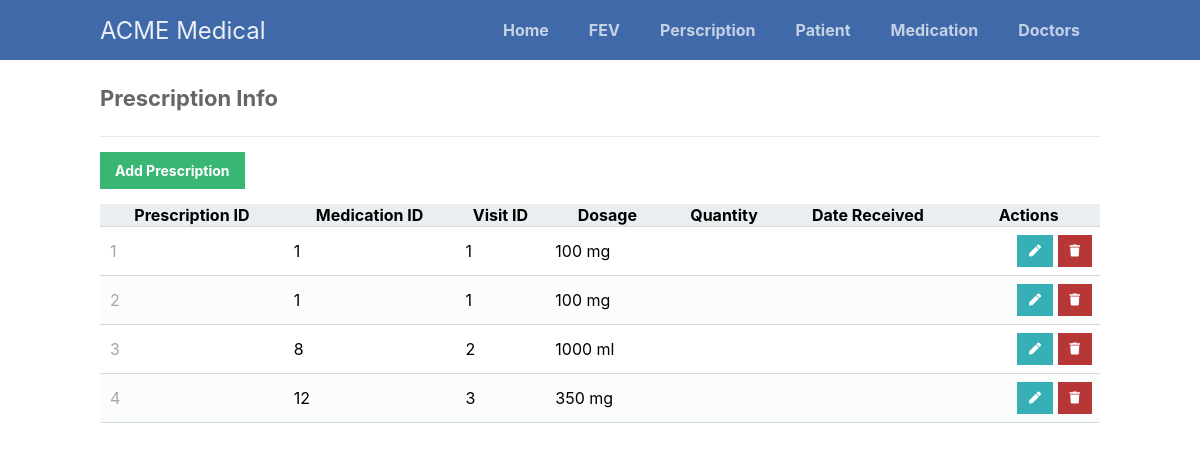
Before: /scripts/prescription/prescription-portal.php with the older database file.
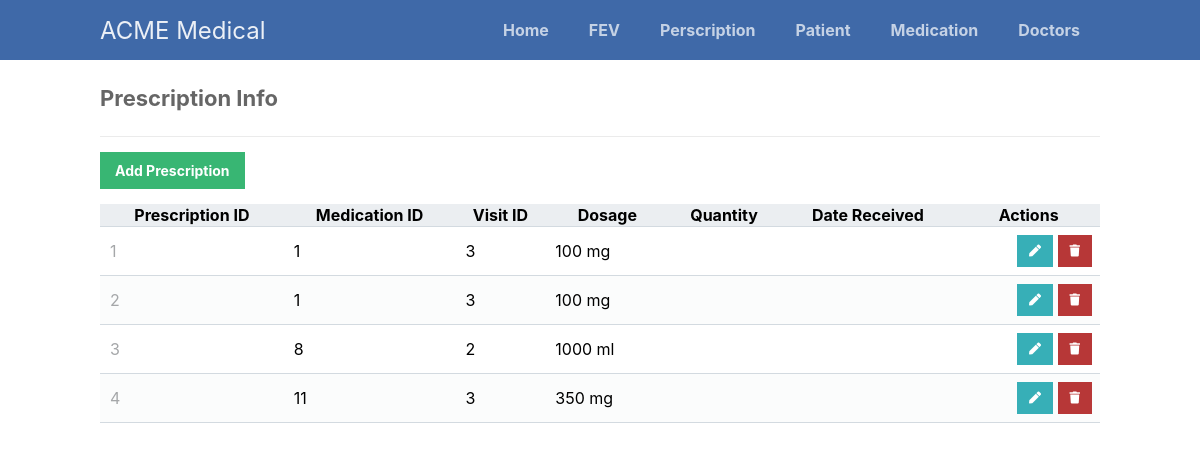
After: the same page with the newer database file.
### tables this page shows
CREATE TABLE Prescriptions (
  PrescriptionID INT AUTO_INCREMENT PRIMARY KEY,
  MedID INT,
  VisitID INT,
  Dosage VARCHAR(255),
  Quantity VARCHAR(255),
  DateReceived DATE,
  FOREIGN KEY (MedID) REFERENCES Medications(MedID) ON DELETE CASCADE,
  FOREIGN KEY (VisitID) REFERENCES Visits(VisitID) ON DELETE CASCADE
);

### scripts/prescription/prescription-portal.php (the view, shortened to what this page needs)
<?php
@include_once (APP_ROOT.APP_FOLDER_NAME . '/scripts/functions.php');
$pdo = pdo_connect_mysql();
$page = isset($_GET['page']) && is_numeric($_GET['page']) ? (int)$_GET['page'] : 1;
$records_per_page = 5;
$stmt = $pdo->prepare('SELECT * FROM Prescriptions ORDER BY PrescriptionID LIMIT :current_page, :record_per_page');
$stmt->bindValue(':current_page', ($page-1)*$records_per_page, PDO::PARAM_INT);
$stmt->bindValue(':record_per_page', $records_per_page, PDO::PARAM_INT);
$stmt->execute();
$prescriptions = $stmt->fetchAll(PDO::FETCH_ASSOC);
?>
<?= template_header('Prescription List') ?>
<div class="content read">
    <h2>Prescription Info</h2>
    <a href="prescription-add.php" class="create-entry">Add Prescription</a>
    <table>
        <thead>
            <tr>
                <th>Prescription ID</th>
                <th>Medication ID</th>
                <th>Visit ID</th>
                <th>Dosage</th>
                <th>Quantity</th>
                <th>Date Received</th>
                <th>Actions</th>
            </tr>
        </thead>
        <tbody>
            <?php foreach ($prescriptions as $prescription): ?>
                <tr>
                    <td><?= $prescription['PrescriptionID'] ?></td>
                    <td><?= $prescription['MedID'] ?></td>
                    <td><?= $prescription['VisitID'] ?></td>
                    <td><?= $prescription['Dosage'] ?></td>
                    <td><?= $prescription['Quantity'] ?></td>
                    <td><?= $prescription['DateReceived'] ?></td>
                    <td class="actions">
                        <a href="prescription-update.php?PrescriptionID=<?= $prescription['PrescriptionID'] ?>" class="edit"><i class="fas fa-pen fa-xs"></i></a>
                        <a href="prescription-delete.php?PrescriptionID=<?= $prescription['PrescriptionID'] ?>" class="trash"><i class="fas fa-trash fa-xs"></i></a>
                    </td>
                </tr>
            <?php endforeach; ?>
        </tbody>
    </table>
</div>
<?= template_footer() ?>

Changed rows visible on the page:
changed prescriptions id 1: VisitID "1" → "3"
changed prescriptions id 2: VisitID "1" → "3"
changed prescriptions "350 mg": MedID "12" → "11"
